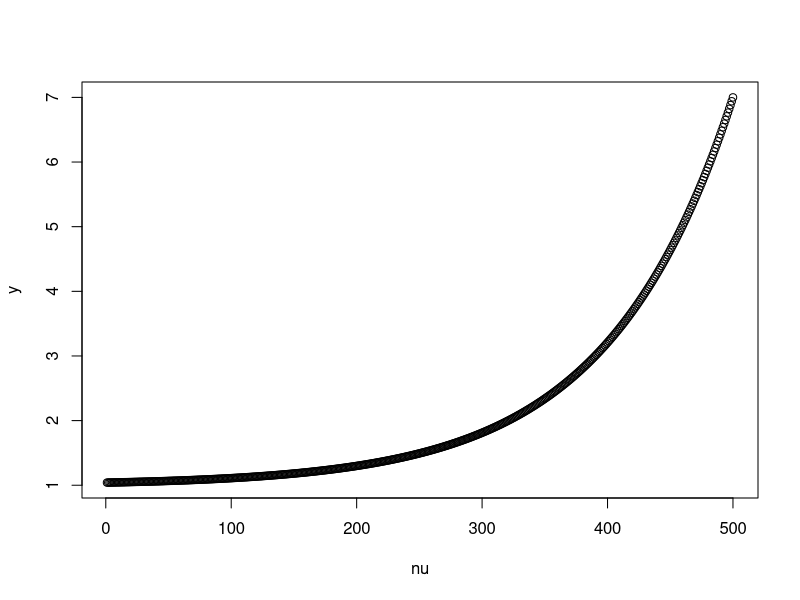

This figure's R source:
Eq3 <- function(x,parms)
{
  y <- parms[1] + (parms[2]-parms[1])*exp(parms[3]*(x-parms[4]))
}
# parms = L_basal, L(max), alpha_6, nu_max
# x = nu

parameters = c(1, 7, 0.01, 500)
nu = seq(1, 500, by = 1)

y <- Eq3(x=nu, parms= parameters)
plot(nu,y)
